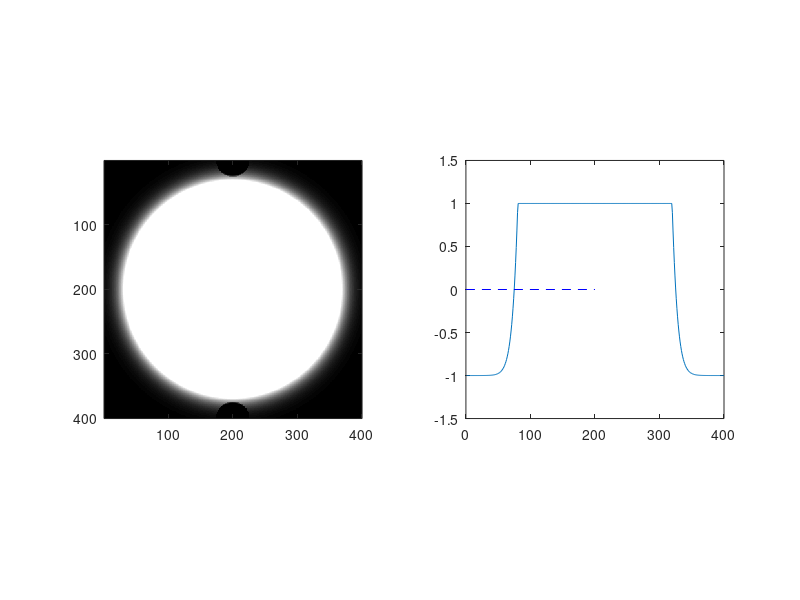

Recreate this plot in MATLAB.
%
% 10-9-2013 note save 'sta2' as model V1 cell RF
%
% source: http://www.icn.ucl.ac.uk/courses/MATLAB-Tutorials/Elliot_Freeman/html/gabor_tutorial.html
%close all
clear all

nW = 2; %n of Sun
L50W = .05; %L50 of Sun (originally 0.1) try 0.01
amp = 16; %saturation of Sun (originally 32) try 4.5
ampB=1; %saturation of Linear Venus 
ampBNL=-16; %saturation of Nonlinear Venus (originally -15)
nB =1; %n of Venus
L50B = 0.05; %L50 of Venus

pix_per_deg=18/8; %/8 for Hartley8
s1=linspace(0,2*pi,100);

%%
%============================================
% white Gauss
imSize = 400;    % image size: n X n
lamda = imSize*2*2;     % wavelength (number of pixels per cycle)
theta = 0;    % grating orientation
sigma = 60;    % gaussian standard deviation in pixels
phase = 0.25;    % phase (0 -> 1)
trim = .05;    % trim off gaussian values smaller than this

%%
%=======make linear ramp
X = 1:imSize;             % X is a vector from 1 to imageSize
X0 = (X / imSize) - .5;    % rescale X -> -.5 to .5

%%
%=============Now make a 2D grating
% Start with a 2D ramp use meshgrid to make 2 matrices with ramp values across columns (Xm) or across rows (Ym) respectively

[Xm Ym] = meshgrid(X0, X0);             % 2D matrices
% imagesc( [ Xm Ym ] );                   % display Xm and Ym
% colorbar; axis on                      % add colour bar to see values

%%
%=============Make 2D gaussian blob
s = sigma / imSize;                     % gaussian width as fraction of imageSize
gaussW = exp( -(((Xm.^2)+(Ym.^2)) ./ (2* s^2)) ); % formula for 2D gaussian
curveW = diag(gaussW);
%subplot(1,5,2); colormap(gray); axis square;                   % display
%axis on; axis image;     % use gray colormap

%%
%NONLINEARITY gaussW
% nW = 2.2;
% L50W = 0.1;
gaussWNL= (gaussW.^nW)./(L50W^nW+gaussW.^nW);
nonlinear = linspace(0,1,100);
nonlinear = (nonlinear.^nW)./(L50W^nW+nonlinear.^nW);
% curveNL = diag(nonlinear);
%figure(1);plot(nonlinear); colormap(gray);  
temp = [1 100];
%figure(2);plot(temp.^nW)./(L50W^nW+temp.^nW);% ylim([-2 30]); axis square;

%%
% ==========================================
% black Gauss
% imSize = 48;    % image size: n X n
% lamda = 96*2;     % wavelength (number of pixels per cycle)
% theta = 0;    % grating orientation
sigma = 7;    % gaussian standard deviation in pixels (originally 3)
phase = 0.75;    % phase (0 -> 1)
trim = .05;    % trim off gaussian values smaller than this
x_pos=102; % centr pos =24,24
y_pos=102;

%gaussW=(gaussW*amp)-1;
%gaussWNL=gaussWNL*2;
gaussWNL=(gaussWNL*amp)-1;
% curve = diag(gaussWNL);
% figure(3);plot(curve); ylim([-2 30]); axis square;
% hold on;
% plot([0 400],[1 1],'r');
% hold off;
% fname=['C:\Users\Tyler\Desktop\Matlab\gaussWNL2.png'];
% saveas(3,fname);
% curveW = diag(gaussW);
% figure(2);plot(curveW); ylim([-2 30]); axis square;
% hold on;
% plot([0 400],[1 1],'r');
% hold off;
% fname=['C:\Users\Tyler\Desktop\Matlab\gaussW2.png'];
% saveas(2,fname);


for i=100:-1:0
%i=55;
x_pos=200; % sim_real1 is 66,83
y_pos=i;
%%
%=======make linear ramp
X = 1:imSize;             % X is a vector from 1 to imageSize
XB = (X / imSize) - .5;    % rescale X -> -.5 to .5
YB= (X / imSize) - .5; 
XB=circshift(XB,[0 x_pos-imSize/2]);
YB=circshift(YB,[0 y_pos-imSize/2]);
%%
%=============Now make a 2D grating
% Start with a 2D ramp use meshgrid to make 2 matrices with ramp values across columns (Xm) or across rows (Ym) respectively

[Xm Ym] = meshgrid(XB, YB);             % 2D matrices
% imagesc( [ Xm Ym ] );   
% imagesc( [ Xm ] );% display Xm and Ym
% colorbar; axis on                      % add colour bar to see values

%%
%=============Make 2D gaussian blob
s = sigma / imSize;                     % gaussian width as fraction of imageSize
gaussB = -exp( -(((Xm.^2)+(Ym.^2)) ./ (2* s^2)) ); % formula for 2D gaussian
ind=find(gaussB>-.0011);
gaussB(ind)=0;
ind=find(gaussB~=0);
gaussB=gaussB*ampB;
curveB = diag(gaussB);
%figure(9);plot(curveB); colormap(gray); %xlim([0 200]);
% gaussB(ind)=gaussB(ind)*-1;
%figure(2);imagesc( gaussB, [-1 1] ); colormap(gray)                       % display
%axis on; axis image;     % use gray colormap

%%
%NONLINEARITY gaussB
% nB = 1;
% L50B = 0.1;
gaussBNL=gaussB.*-1;
gaussBNL= (gaussBNL.^nB)./(L50B^nB+gaussBNL.^nB);
nonlinear = linspace(0,1,100);
nonlinear = (nonlinear.^nB)./(L50B^nB+nonlinear.^nB);
%figure(2);plot(nonlinear); colormap(gray);  
gaussBNL= gaussBNL.*ampBNL;

%%
% amp = 32;
%gaussW=gaussW*2;
% gaussW=(gaussW*amp)-1;
% %gaussWNL=gaussWNL*2;
% gaussWNL=(gaussWNL*amp)-1;
%gaussWNL(gaussWNL>1)=1;
% gaussW=gaussW*3;
gaussWB=gaussW+gaussB;
gaussWNLB = gaussWNL + gaussB;
gaussWNLBNL = gaussWNL + gaussBNL;
%gaussWNLBNL = gaussWNLBNL(1:200,100:300);
%curve3 = diag(gaussWNLBNL);
%subplot(1,4,4);drawmat(gaussWNLBNL,.2,.01,10,'r'); axis square;
gaussWNLBNL(gaussWNLBNL>1)=1;
gaussWNLBNL(gaussWNLBNL<-1)=-1;
%[BW1 thresh] = edge(interp2(gaussWNLBNL,'spline',8),'canny',[0.04,0.06],0.1); figure(5); clf;ttx=BW1*0+1; imshow(xor(BW1,ttx));
%[BW1 thresh] = edge(gaussWNLBNL,'canny',[0.02,0.06],0.5); subplot(1,4,3); ttx=BW1*0+1; imshow(xor(BW1,ttx));

%[0.02,0.05],0.05
figure(4);
subplot(1,2,1);imagesc( gaussWNLBNL, [-1 1] ); colormap('gray'); axis on; axis image;%axis on; title('White Nonlinear Black Nonlinear');
%hold on; plot([0 400],[0 400],'k--'); hold off;
%subplot(2,3,1);imagesc( gaussWB, [-1 1] ); colormap(gray); axis on; axis image; title('Linear');
%subplot(2,3,2);imagesc( gaussWNLB, [-1 1] ); colormap(gray); axis on; axis image; title('White Nonlinear'); 
%subplot(2,3,3);imagesc( gaussWNLBNL, [-1 1] ); colormap(gray); axis on; axis image; title('White Nonlinear Black Nonlinear');     
% use gray colormap

% subplot(1,3,1);imagesc( gaussWNLBNL, [-1 1] ); colormap(gray); axis on; axis image; title('White Nonlinear Black Nonlinear');  
curve1 = diag(gaussBNL);
curve2 = diag(gaussWNL);
curve3 = diag(gaussWNLBNL);
%figure(10); plot(curve3); %ylim([-2 2]);
% hold on;
% plot([0 400],[1 1],'k--');
% plot([0 400],[-1 -1],'k--');
% %plot([0 400],[0 0],'k');
% hold off;
%subplot(2,3,4);plot(curve1);ylim([-amp amp]);
%subplot(1,3,2);
%figure(5);plot(curve2);ylim([-1 1]); axis square;
% hold on; plot(curve1,'r');
% hold off;
subplot(1,2,2);plot(curve3);ylim([-1.5 1.5]); axis square;
hold on;
plot([0 200],[0 0],'b--');
hold off;
%imwrite(gaussWNLBNL,'simulation.png');
% fname=['C:\Users\Tyler\Desktop\Matlab\aureole\aureole' num2str(i) '.png'];
% saveas(4,fname);
% fname=['C:\Users\Tyler\Desktop\Matlab\combined\combined' num2str(i) '.png'];
% saveas(6,fname);
% fname=['C:\Users\Tyler\Desktop\Matlab\red_blue\red_blue' num2str(i) '.png'];
% saveas(5,fname);
pause();
end
